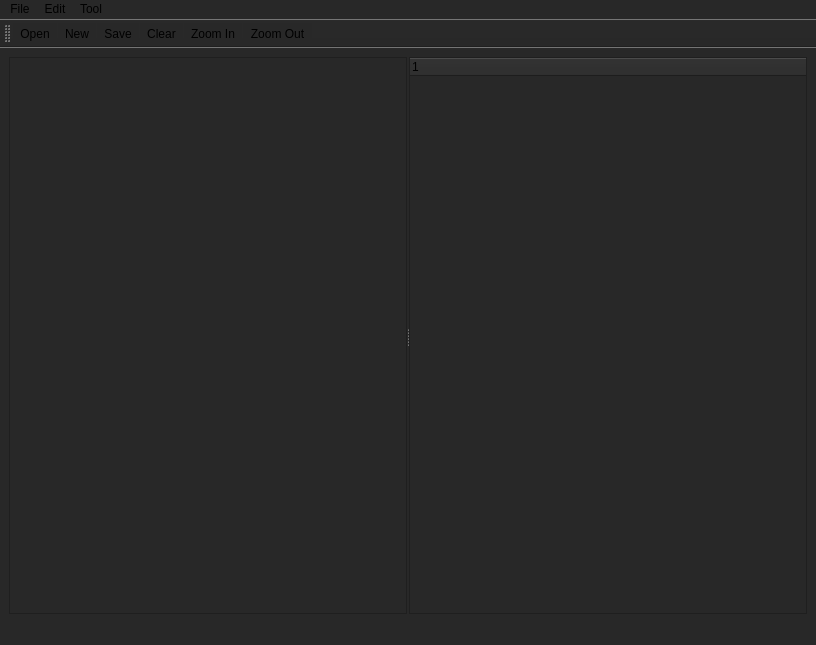
<?xml version="1.0" encoding="UTF-8"?>
<ui version="4.0">
 <class>MainWindow</class>
 <widget class="QMainWindow" name="MainWindow">
  <property name="geometry">
   <rect>
    <x>0</x>
    <y>0</y>
    <width>816</width>
    <height>645</height>
   </rect>
  </property>
  <property name="sizePolicy">
   <sizepolicy hsizetype="Preferred" vsizetype="Preferred">
    <horstretch>0</horstretch>
    <verstretch>0</verstretch>
   </sizepolicy>
  </property>
  <property name="minimumSize">
   <size>
    <width>600</width>
    <height>400</height>
   </size>
  </property>
  <property name="windowTitle">
   <string>MainWindow</string>
  </property>
  <property name="styleSheet">
   <string notr="true">background-color: rgb(40, 40, 40);</string>
  </property>
  <widget class="QWidget" name="centralwidget">
   <layout class="QHBoxLayout" name="horizontalLayout">
    <item>
     <widget class="QSplitter" name="splitter">
      <property name="cursor">
       <cursorShape>SplitHCursor</cursorShape>
      </property>
      <property name="styleSheet">
       <string notr="true"/>
      </property>
      <property name="frameShadow">
       <enum>QFrame::Plain</enum>
      </property>
      <property name="orientation">
       <enum>Qt::Horizontal</enum>
      </property>
      <property name="handleWidth">
       <number>2</number>
      </property>
      <widget class="GMGraphicsView" name="graphicsView">
       <property name="minimumSize">
        <size>
         <width>200</width>
         <height>0</height>
        </size>
       </property>
      </widget>
      <widget class="QTreeWidget" name="treeWidget">
       <property name="minimumSize">
        <size>
         <width>120</width>
         <height>0</height>
        </size>
       </property>
       <column>
        <property name="text">
         <string notr="true">1</string>
        </property>
       </column>
      </widget>
     </widget>
    </item>
   </layout>
  </widget>
  <widget class="QMenuBar" name="menubar">
   <property name="geometry">
    <rect>
     <x>0</x>
     <y>0</y>
     <width>816</width>
     <height>22</height>
    </rect>
   </property>
   <widget class="QMenu" name="menuFile">
    <property name="title">
     <string>File</string>
    </property>
    <addaction name="actionNew"/>
    <addaction name="actionOpen"/>
    <addaction name="actionSave"/>
    <addaction name="actionSave_As"/>
    <addaction name="separator"/>
    <addaction name="actionExit_2"/>
   </widget>
   <widget class="QMenu" name="menuEdit">
    <property name="title">
     <string>Edit</string>
    </property>
    <addaction name="actionUndo"/>
    <addaction name="actionCopy"/>
    <addaction name="separator"/>
    <addaction name="actionDelete"/>
   </widget>
   <widget class="QMenu" name="menuTool">
    <property name="title">
     <string>Tool</string>
    </property>
    <addaction name="actionZoom_In"/>
    <addaction name="actionZoom_Out"/>
    <addaction name="actionClear"/>
   </widget>
   <addaction name="menuFile"/>
   <addaction name="menuEdit"/>
   <addaction name="menuTool"/>
  </widget>
  <widget class="QStatusBar" name="statusbar"/>
  <widget class="QToolBar" name="toolBar">
   <property name="windowTitle">
    <string>toolBar</string>
   </property>
   <attribute name="toolBarArea">
    <enum>TopToolBarArea</enum>
   </attribute>
   <attribute name="toolBarBreak">
    <bool>false</bool>
   </attribute>
   <addaction name="actionOpen"/>
   <addaction name="actionNew"/>
   <addaction name="actionSave"/>
   <addaction name="actionClear"/>
   <addaction name="actionZoom_In"/>
   <addaction name="actionZoom_Out"/>
  </widget>
  <action name="actionUndo">
   <property name="text">
    <string>Undo</string>
   </property>
  </action>
  <action name="actionCopy">
   <property name="text">
    <string>Redo</string>
   </property>
  </action>
  <action name="actionOpen">
   <property name="icon">
    <iconset resource="resource.qrc">
     <normaloff>:/rec/resource/img/folder.svg</normaloff>:/rec/resource/img/folder.svg</iconset>
   </property>
   <property name="text">
    <string>Open</string>
   </property>
  </action>
  <action name="actionSave">
   <property name="icon">
    <iconset>
     <normalon>:/rec/resource/img/save.png</normalon>
    </iconset>
   </property>
   <property name="text">
    <string>Save</string>
   </property>
  </action>
  <action name="actionSave_As">
   <property name="text">
    <string>Save As...</string>
   </property>
  </action>
  <action name="actionExit">
   <property name="text">
    <string>Exit</string>
   </property>
  </action>
  <action name="actionDelete">
   <property name="text">
    <string>Delete</string>
   </property>
  </action>
  <action name="actionExit_2">
   <property name="text">
    <string>Exit</string>
   </property>
  </action>
  <action name="actionNew">
   <property name="icon">
    <iconset>
     <normalon>:/rec/resource/img/new.svg</normalon>
    </iconset>
   </property>
   <property name="text">
    <string>New</string>
   </property>
  </action>
  <action name="actionZoom_In">
   <property name="icon">
    <iconset resource="resource.qrc">
     <normaloff>:/rec/resource/img/zoomin.png</normaloff>:/rec/resource/img/zoomin.png</iconset>
   </property>
   <property name="text">
    <string>Zoom In</string>
   </property>
  </action>
  <action name="actionZoom_Out">
   <property name="icon">
    <iconset>
     <normalon>:/rec/resource/img/zoomout.png</normalon>
    </iconset>
   </property>
   <property name="text">
    <string>Zoom Out</string>
   </property>
  </action>
  <action name="actionClear">
   <property name="icon">
    <iconset resource="resource.qrc">
     <normaloff>:/rec/resource/img/clear.png</normaloff>:/rec/resource/img/clear.png</iconset>
   </property>
   <property name="text">
    <string>Clear</string>
   </property>
  </action>
 </widget>
 <customwidgets>
  <customwidget>
   <class>GMGraphicsView</class>
   <extends>QGraphicsView</extends>
   <header>gmgraphicsview.h</header>
  </customwidget>
 </customwidgets>
 <resources>
  <include location="resource.qrc"/>
 </resources>
 <connections/>
</ui>
